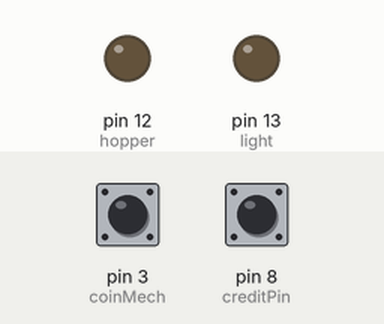
This sketch was run on a simulated Arduino Uno, built with avr-gcc and run on an emulated ATmega328P. Shown: output pins drawn as LEDs (lit = HIGH). The inputs (shaded band) are chosen by the test bench; at power-on: pin 8 (creditPin) HIGH, pin 3 (coinMech) HIGH.

Above: at 1.2 s.
1.3 s: pin 8 (creditPin) pulled LOW for 0.15 s
At 2.0 s:
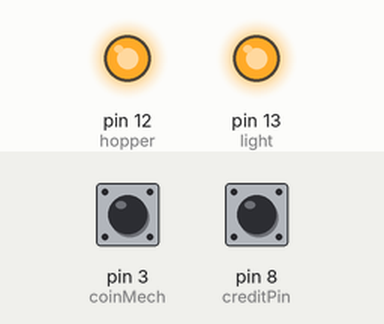
2.9 s: pin 3 (coinMech) pulled LOW for 0.15 s
At 3.2 s:
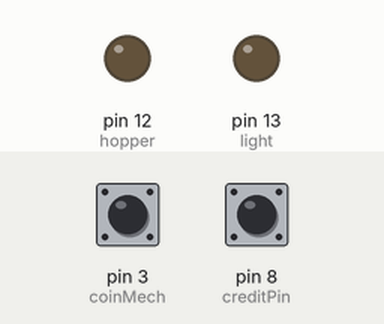
4.5 s: pin 8 (creditPin) pulled LOW for 1 s
At 5.6 s:
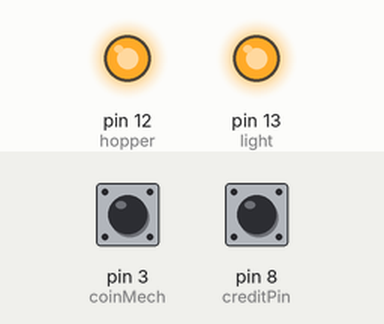
Timing chart, 0 to 7.5 s (numbered marks = the images above; inputs shaded):
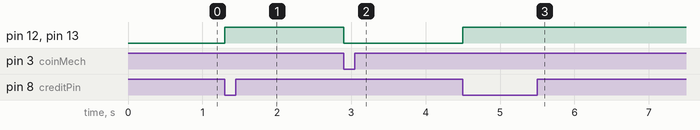

The sketch:

Rollin_on_24s.ino
```cpp
//HIGH is ON on the four channel Relay Board
//LOW is OFF on the four channel Relay Board
//HIGH is OFF on the two channel Relay Board
//LOW is ON on the two channel Relay Board

const int light = 13;      // the number of the button light
const int hopper =  12;      // the number of the hopper
const int coinMech = 3;     // the number of the coin mech pin
const int creditPin = 8;     // the number of the IO Board credit pin

// variables will change:
int creditState = 0;         // variable for reading the pushbutton status
int coinState = 0;
int count = 0;              // credit counter

void setup() {
  // initialize the LED pin as an output:
  pinMode(hopper, OUTPUT);
  pinMode(light, OUTPUT);
  // initialize the pushbutton pin as an input:
  pinMode(creditPin, INPUT_PULLUP);
  pinMode(coinMech, INPUT_PULLUP);
  digitalWrite(hopper, LOW);
  digitalWrite(light, LOW);
  //Serial.begin(9600);
}

void loop() {
  creditState = digitalRead(creditPin);
  // check if the pushbutton is pressed. If it is, the buttonState is HIGH:
  if (creditState == LOW) {
    count = ++count;
    digitalWrite(hopper, HIGH);
    digitalWrite(light, HIGH);
    delay(1000);
  }
  coinState = digitalRead(coinMech);
  if (coinState == LOW){ //change to HIGH in the game
    if (count > 0){
      count = count - 1;
    }
    if (count == 0){
      digitalWrite(hopper, LOW);
      digitalWrite(light, LOW);
    }
    //Serial.println(count);
    delay(250);
  }
}
```

Measured:
- after the input at 1.3 s, pin 12 (hopper), pin 13 (light): LOW → HIGH at once
- after the input at 2.9 s, pin 12 (hopper), pin 13 (light): HIGH → LOW at once
- after the input at 4.5 s, pin 12 (hopper), pin 13 (light): LOW → HIGH at once
